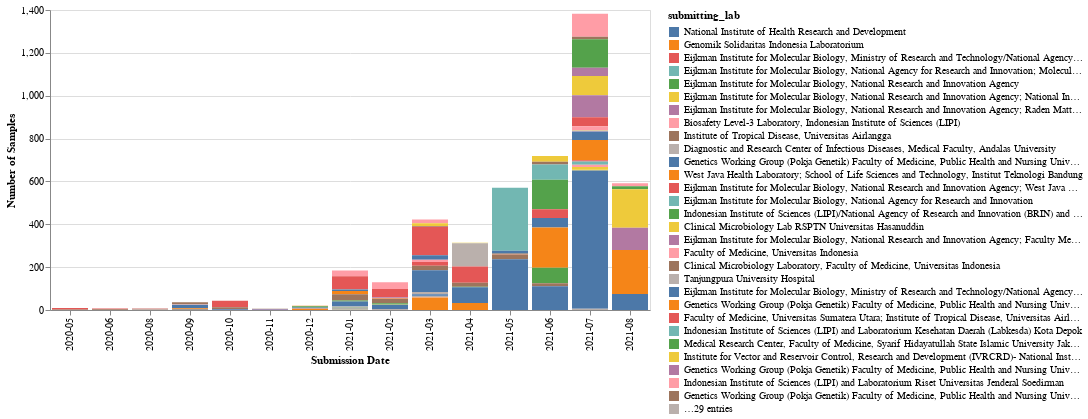

Notebook code for this chart:
### Code cell
alt.Chart(
    indonesia_metadata.groupby(["date_submitted_yearmon", "submitting_lab"])
    .count()
    .reset_index(),
    width=600,
).mark_bar().encode(
    x=alt.X("date_submitted_yearmon:O", title="Submission Date"),
    y=alt.X("virus", title="Number of Samples"),
    color=alt.Color("submitting_lab", sort="-y", legend=alt.Legend(labelLimit=400)),
    tooltip="country",
)
